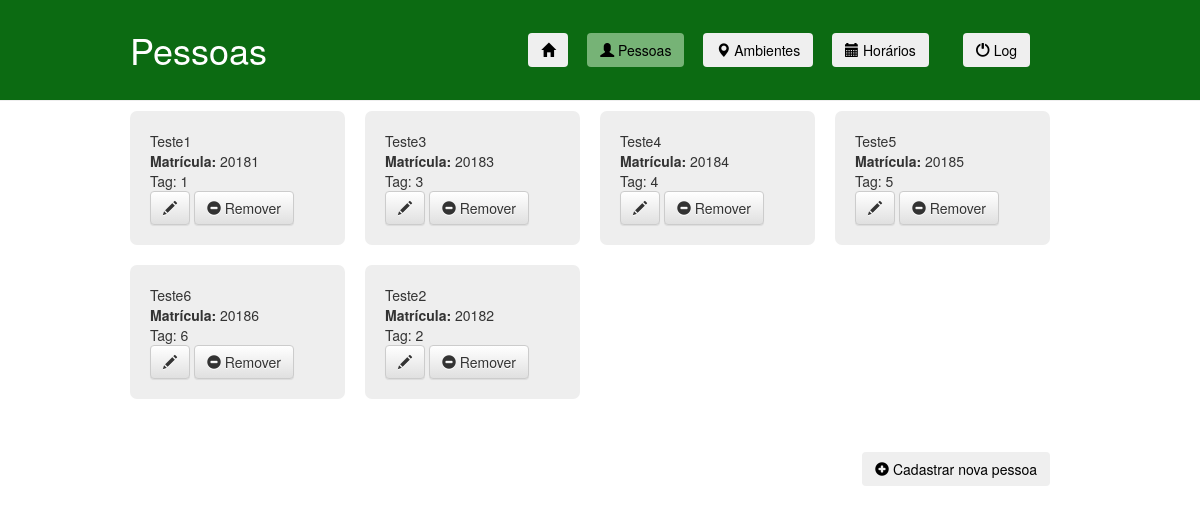
/people.html, run on an earlier commit of the app's database.
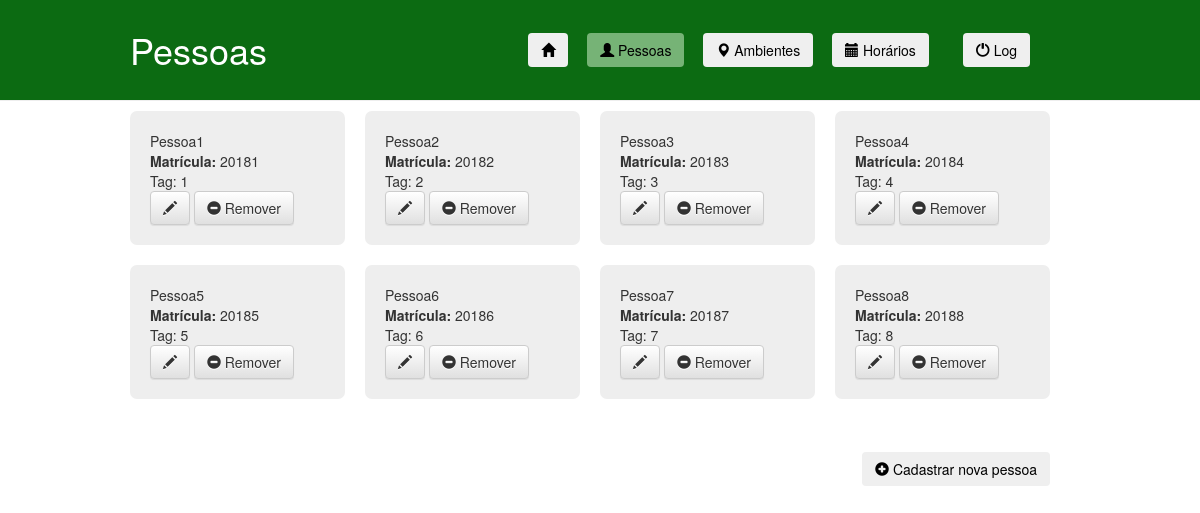
And on a later commit of the database.
### ifaccapp/models.py (models this page shows, shortened)
class Person(models.Model):
    name = models.TextField(null=True, max_length=100, verbose_name="Nome")
    registration = models.BigIntegerField(primary_key=True, verbose_name="Matrícula")  # matrícula
    tag = models.IntegerField(null=True)

### ifaccapp/views.py (the view)
# urls.py: path('people.html', views.people, name='people'),
def people(request):
    people = Person.objects.all()
    return render(request, 'ifaccapp/people.html', {'people': people})

### ifaccapp/templates/ifaccapp/people.html (shortened to what this page needs)
<!DOCTYPE html>
{% load static %}
<html lang="pt-br">
    <head>
        <link rel="stylesheet" href="//maxcdn.bootstrapcdn.com/bootstrap/3.2.0/css/bootstrap.min.css">
        <link rel="stylesheet" href="//maxcdn.bootstrapcdn.com/bootstrap/3.2.0/css/bootstrap-theme.min.css">
        <link rel="stylesheet" href="{% static 'css/ifaccapp.css' %}">
    </head>
    <body>
        <div class="page-header">
            <div class="linha">
                <header>
                    <div class="coluna col4">
                        <h1 class="logo">Pessoas</h1>
                    </div>
                    <div class="coluna col8">
                        <nav>
                            <ul class="menu inline sem-marcador">
                                <li>
                                    <a href="{% url 'home' %}"><button type="button" class="btn"><span class="glyphicon glyphicon-home"></span></button></a>
                                </li>
                                <li>
                                    <a href="{% url 'people' %}"><button type="button" class="btn btn-selected"><span class="glyphicon glyphicon-user"></span> Pessoas</button></a>
                                </li>
                                <li>
                                    <a href="{% url 'ambients' %}"><button type="button" class="btn"><span class="glyphicon glyphicon-map-marker"></span> Ambientes</button></a>
                                </li>
                                <li>
                                    <a href="{% url 'schedules' %}"><button type="button" class="btn"><span class="glyphicon glyphicon-calendar"></span> Horários</button></a>
                                </li>
                                <li>
                                    <a href="user.html"><button type="button" class="btn"><span class="glyphicon glyphicon-off"></span> Log</button></a>
                                </li>
                            </ul>
                        </nav>
                    </div>
                </header>
            </div>
        </div>
        <div class="content-people">
            <div class="linha">
                <header>
                    <div class="coluna col12">
                        <div class="people-grid-container">
                            {% for person in people %}
                                <div>
                                    {{ person.name }} <br/>
                                    <b>Matrícula:</b> {{ person.registration }} <br/>
                                    Tag: {{ person.tag }} <br/>
                                    <a class="btn btn-default" href="{% url 'edit_person' pk=person.pk %}"><span class="glyphicon glyphicon-pencil"></span></a>
                                    <a class="btn btn-default" href="{% url 'remove_person' pk=person.pk %}"><span class="glyphicon glyphicon-minus-sign"></span> Remover</a>
                                </div>
                            {% endfor %}
                        </div>
                    </div>
                </header>
            </div>
            <div class="linha-bottom-menu">
                <header>
                    <ul class="menu bottom-inline sem-marcador">
                        <li>
                            <a href="register/register_person.html"><button type="button" class="btn"><span class="glyphicon glyphicon-plus-sign"></span> Cadastrar nova pessoa</button></a>
                        </li>
                    </ul>
                </header>
            </div>
        </div>
    </body>
</html>

### ifaccapp/static/css/ifaccapp.css (style rules this page uses)
body { margin: 0; }
.page-header { background-color: #0C6B12; color: #FFFFFF; margin-top: 0; margin-bottom: 0; padding: 10px 20px 10px 20px; }
.content-people { padding-left: 30px; padding-right: 30px; }
a { color: #000000; }
.linha { width: 960px; margin: 0 auto; overflow: auto; padding: 0 0 10px 0; }
.linha-bottom-menu { width: 960px; margin: auto; overflow: auto; }
.coluna { padding: 0 10px; float: left; }
.col4 { width: 300px; }
.col8 { width: 620px; }
.col12 { width: 940px; }
ul.inline li { display: inline; margin-right: 15px; }
ul.inline li:last-child { margin-left: 15px; margin-right: 0; }
ul.bottom-inline li { display: inline; margin-right: 15px; }
ul.bottom-inline li:last-child { margin-left: 0; margin-right: 30px; }
ul.sem-marcador { list-style: none; }
.menu { text-transform: uppercase; text-align: right; margin-top: 23px; }
.btn-selected { background-color: #76B376; }
.people-grid-container { display: grid; grid-template-columns: auto auto auto auto; grid-gap: 20px; padding: 10px 0 20px 0; }
.people-grid-container > div { background-color: #EEEEEE; padding: 20px 20px 20px 20px; border-radius:7px; }

What changed in the data, as far as the page shows it:
changed Person id 20181: name "Teste1" → "Pessoa1"
changed Person id 20182: name "Teste2" → "Pessoa2"; moves up the list
changed Person id 20183: name "Teste3" → "Pessoa3"
changed Person id 20184: name "Teste4" → "Pessoa4"
changed Person id 20185: name "Teste5" → "Pessoa5"
changed Person id 20186: name "Teste6" → "Pessoa6"
added Person: name "Pessoa7", registration "20187", tag "7"
added Person: name "Pessoa8", registration "20188", tag "8"
